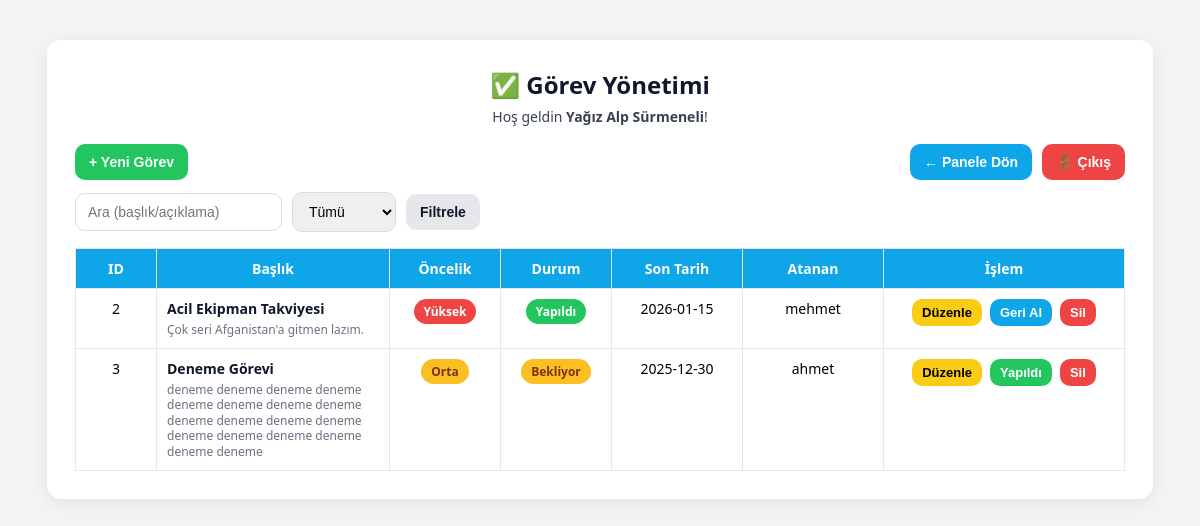
The page /tasks.php (signed in) on the database its author committed.
### tables this page shows
CREATE TABLE `tasks` (
  `id` int(11) NOT NULL,
  `title` varchar(150) NOT NULL,
  `description` text DEFAULT NULL,
  `priority` enum('low','medium','high') NOT NULL DEFAULT 'medium',
  `assigned_to` int(11) NOT NULL,
  `status` enum('pending','done') NOT NULL DEFAULT 'pending',
  `due_date` date DEFAULT NULL,
  `created_by` int(11) NOT NULL,
  `created_at` datetime NOT NULL DEFAULT current_timestamp(),
  `completed_at` datetime DEFAULT NULL,
  `done_at` datetime DEFAULT NULL
);

CREATE TABLE `users` (
  `id` int(11) NOT NULL,
  `name` varchar(100) NOT NULL,
  `email` varchar(100) NOT NULL,
  `password` varchar(255) NOT NULL,
  `role` enum('admin','manager','user') DEFAULT 'user',
  `created_at` timestamp NOT NULL DEFAULT current_timestamp()
);

### classes/Task.php (called while the page is built, shortened)
<?php
class Task {
    private $conn;
    public function __construct($conn) {
        $this->conn = $conn;
    }
    public function list($role, $user_id, $status = "", $q = "") {
        $where = " WHERE 1=1 ";
        $types = "";
        $sql = "
            SELECT t.*, u.name AS assigned_name
            FROM tasks t
            LEFT JOIN users u ON t.assigned_to = u.id
            $where
            ORDER BY
              FIELD(t.priority,'high','medium','low') ASC,
              COALESCE(t.due_date,'9999-12-31') ASC,
              t.id DESC
        ";
        $stmt = $this->conn->prepare($sql);
        $stmt->execute();
        return $stmt->get_result();
    }
}

### tasks.php (the view, shortened to what this page needs)
<?php
include_once "classes/Task.php";
$user = $_SESSION["user"];
$role = $user["role"];
$db = new Database();
$conn = $db->conn;
$task = new Task($conn);
$status = $_GET["status"] ?? "";
$q = trim($_GET["q"] ?? "");
$rows = $task->list($role, (int)$user["id"], $status, $q);
?>
<!DOCTYPE html>
<html lang="tr">
<head>
</head>
<body>
<div class="container">
  <h2>✅ Görev Yönetimi</h2>
  <div class="welcome">Hoş geldin <strong><?= htmlspecialchars($user["name"]) ?></strong>!</div>
  <div class="top">
    <button class="btn green" type="button" onclick="document.getElementById('createTaskDlg').showModal()">+ Yeni Görev</button>
    <div style="display:flex;gap:10px;align-items:center;">
      <button class="btn blue" type="button" onclick="window.location='dashboard.php'">← Panele Dön</button>
      <button class="btn red" type="button" onclick="window.location='logout.php'">🚪 Çıkış</button>
    </div>
  </div>
  <form class="filters" method="GET" action="tasks.php">
    <input type="text" name="q" placeholder="Ara (başlık/açıklama)" value="<?= htmlspecialchars($q) ?>">
    <select name="status">
      <option value="" <?= $status==="" ? "selected" : "" ?>>Tümü</option>
    </select>
    <button class="btn gray" type="submit">Filtrele</button>
  </form>
  <table>
    <tr>
      <th style="width:60px;">ID</th>
      <th>Başlık</th>
      <th style="width:90px;">Öncelik</th>
      <th style="width:90px;">Durum</th>
      <th style="width:110px;">Son Tarih</th>
      <th style="width:120px;">Atanan</th>
      <th style="width:220px;">İşlem</th>
    </tr>
    <?php while($t = $rows->fetch_assoc()): ?>
      <?php
        $p = $t["priority"] ?? "medium";
        $pc = $p==="high" ? "p-high" : ($p==="low" ? "p-low" : "p-medium");
        $pt = $p==="high" ? "Yüksek" : ($p==="low" ? "Düşük" : "Orta");
        $st = $t["status"] ?? "pending";
      ?>
      <tr>
        <td><?= (int)$t["id"] ?></td>
        <td class="left">
          <div style="font-weight:900;color:#0f172a;"><?= htmlspecialchars($t["title"] ?? "") ?></div>
          <?php if (!empty($t["description"])): ?>
            <div style="color:#6b7280;font-size:12px;margin-top:4px;line-height:1.3;">
              <?= nl2br(htmlspecialchars($t["description"])) ?>
            </div>
          <?php endif; ?>
        </td>
        <td><span class="badge <?= $pc ?>"><?= $pt ?></span></td>
        <td>
          <?php if($st==="done"): ?>
            <span class="badge s-done">Yapıldı</span>
          <?php else: ?>
            <span class="badge s-pending">Bekliyor</span>
          <?php endif; ?>
        </td>
        <td><?= htmlspecialchars($t["due_date"] ?? "-") ?></td>
        <td><?= htmlspecialchars($t["assigned_name"] ?? "-") ?></td>
        <td>
          <div class="actions">
            <button class="mini edit" type="button"
              data-id="<?= (int)$t['id'] ?>"
              data-title="<?= htmlspecialchars($t['title'] ?? '', ENT_QUOTES) ?>"
              data-description="<?= htmlspecialchars($t['description'] ?? '', ENT_QUOTES) ?>"
              data-priority="<?= htmlspecialchars($t['priority'] ?? 'medium', ENT_QUOTES) ?>"
              data-duedate="<?= htmlspecialchars($t['due_date'] ?? '', ENT_QUOTES) ?>"
              data-assigned="<?= (int)($t['assigned_to'] ?? 0) ?>"
              onclick="openEditFromBtn(this)"
            >Düzenle</button>
            <?php if($st==="pending"): ?>
              <button class="mini done" type="button" onclick="window.location='?done=<?= (int)$t['id'] ?>'">Yapıldı</button>
            <?php else: ?>
              <button class="mini pending" type="button" onclick="window.location='?pending=<?= (int)$t['id'] ?>'">Geri Al</button>
            <?php endif; ?>
            <button class="mini del" type="button"
              onclick="if(confirm('Görev silinsin mi?')) window.location='?delete=<?= (int)$t['id'] ?>'">Sil</button>
          </div>
        </td>
      </tr>
    <?php endwhile; ?>
  </table>
</div>
</body>
</html>

### tasks.php (style rules this page uses)
body { font-family:'Segoe UI',sans-serif; background:#f3f4f6; margin:0; padding:40px; }
.container { background:#fff; border-radius:14px; box-shadow:0 4px 20px rgba(0,0,0,.08); padding:28px; max-width:1050px; margin:auto; }
h2 { text-align:center; margin:0 0 6px 0; color:#0f172a; font-size:24px; }
.welcome { text-align:center; color:#374151; margin-bottom:18px; font-size:14px; }
.top { display:flex; justify-content:space-between; align-items:center; flex-wrap:wrap; gap:10px; margin-bottom:12px; }
.btn { border:none; padding:10px 14px; border-radius:10px; cursor:pointer; font-weight:800; font-size:14px; transition:.2s; }
.btn.green { background:#22c55e; color:#fff; }
.btn.blue { background:#0ea5e9; color:#fff; }
.btn.red { background:#ef4444; color:#fff; }
.btn.gray { background:#e5e7eb; color:#111827; }
.filters { display:flex; gap:10px; flex-wrap:wrap; margin:10px 0 16px 0; align-items:center; }
.filters input,.filters select { padding:10px 12px; border:1px solid #ddd; border-radius:10px; outline:none; font-size:14px; }
table { width:100%; border-collapse:collapse; margin-top:10px; }
th,td { border:1px solid #e5e7eb; padding:10px; text-align:center; font-size:14px; vertical-align:top; }
th { background:#0ea5e9; color:#fff; font-weight:900; }
td.left { text-align:left; }
.badge { padding:4px 10px; border-radius:999px; font-weight:900; font-size:12px; display:inline-block; white-space:nowrap; }
.p-medium { background:#fbbf24; color:#78350f; }
.p-high { background:#ef4444; color:#fff; }
.s-pending { background:#fbbf24; color:#78350f; }
.s-done { background:#22c55e; color:#fff; }
.actions { display:flex; gap:8px; justify-content:center; flex-wrap:wrap; }
.mini { border:none; padding:6px 10px; border-radius:10px; cursor:pointer; font-weight:900; font-size:13px; }
.mini.edit { background:#facc15; }
.mini.done { background:#22c55e; color:#fff; }
.mini.pending { background:#0ea5e9; color:#fff; }
.mini.del { background:#ef4444; color:#fff; }

### rows shown on the page
tasks: id "2", title "Acil Ekipman Takviyesi", description "Çok seri Afganistan'a gitmen lazım.", priority "Yüksek", status "Yapıldı", due_date "2026-01-15", assigned_to.name "mehmet"
tasks: id "3", title "Deneme Görevi", description "deneme deneme deneme deneme deneme deneme deneme deneme deneme deneme deneme deneme deneme deneme deneme deneme deneme deneme", priority "Orta", status "Bekliyor", due_date "2025-12-30", assigned_to.name "ahmet"

### other values the page prints
$user["name"] "Yağız Alp Sürmeneli"
